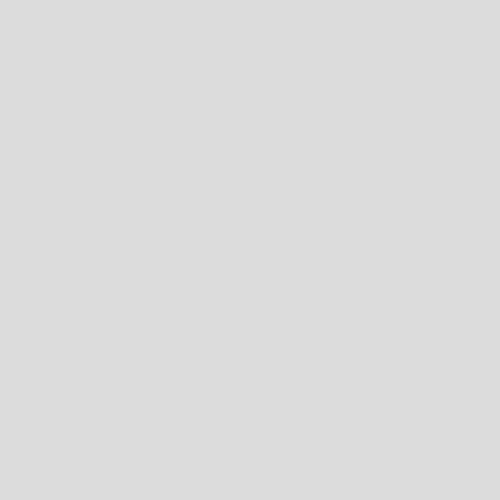
Frame 1 (no input)
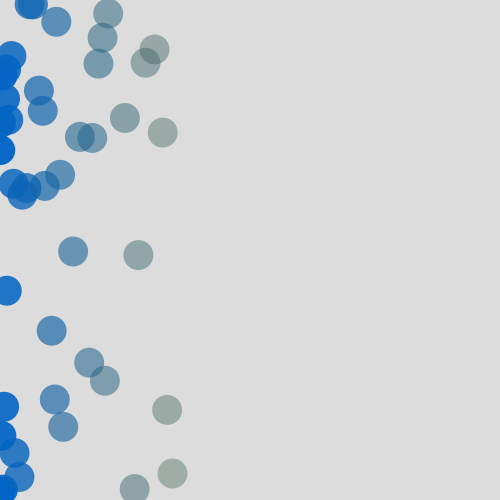
Frame 60 (the mouse pressed at the canvas centre just before this capture)
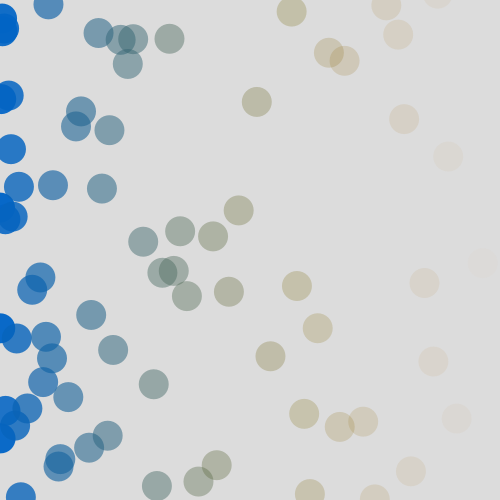
Frame 120 (the mouse held since frame 60 and released just before this capture)

The Processing sketch that drew these frames (run headless with seeded random() and noise(); from frame 60 on, the mouse is pressed at the canvas centre):

// Processing sketch: trigonometric_fnc
// ── trigonometric_fnc.pde

ArrayList <Particle> particle;

void setup()
{
  particle = new ArrayList<Particle>();
  size(500, 500);
}

void draw()
{
  particle.add( new Particle(new PVector(0, random(-100, 600)), random(0, 0.1)));
  background(220);

  for (int i = particle.size()-1; i > 0; i--)
  {
    Particle p = particle.get(i);
    p.run();
    
      if (p.isDead())
    {
      particle.remove(i);
    }
  }
  println(particle.size());
  
}
// ── windSys.pde
class Particle {

  PVector loc;
  PVector vel;
  PVector acc;
  float r;
  float an;
  float aVel;
  float aAcc;
  float rx;
  float ry;
  float life;

  Particle( PVector l, float v)
  {
    loc = l;
    vel = new PVector(v, 0);
    acc = new PVector(0.1, 0);

    r = 100;
    an = 0;
    aVel = 0;
    aAcc = 0.01;

    life= 300;
  }


  void run()
  {

    update();
    display();
    bounce();
  }

  void update()
  {
    loc.add(vel);
    vel.add(acc);

    //rx = r * sin(an);
    ry = r * cos(an);


    an += aVel;
    aVel += aAcc;
    aVel = constrain(aVel, 0, 0.05);
    an = constrain(an, 0, 6);
    
    life-=2.5;
  }
  void display()
  {
    noStroke();
    fill(map(loc.x,0,width,0,200),100,map(loc.x,0,300,200,0), life-50);
    ellipse(loc.x+rx, loc.y+ry, 30, 30);
  }

  void bounce()
  {
    if (loc.x > width || loc.x < -1)
    {
      vel.x *= -1;
    }
  }

  boolean isDead()
  {
    if (life<= 0 )
    {
      return true;
    } else
    {
      return false;
    }
  }
}
